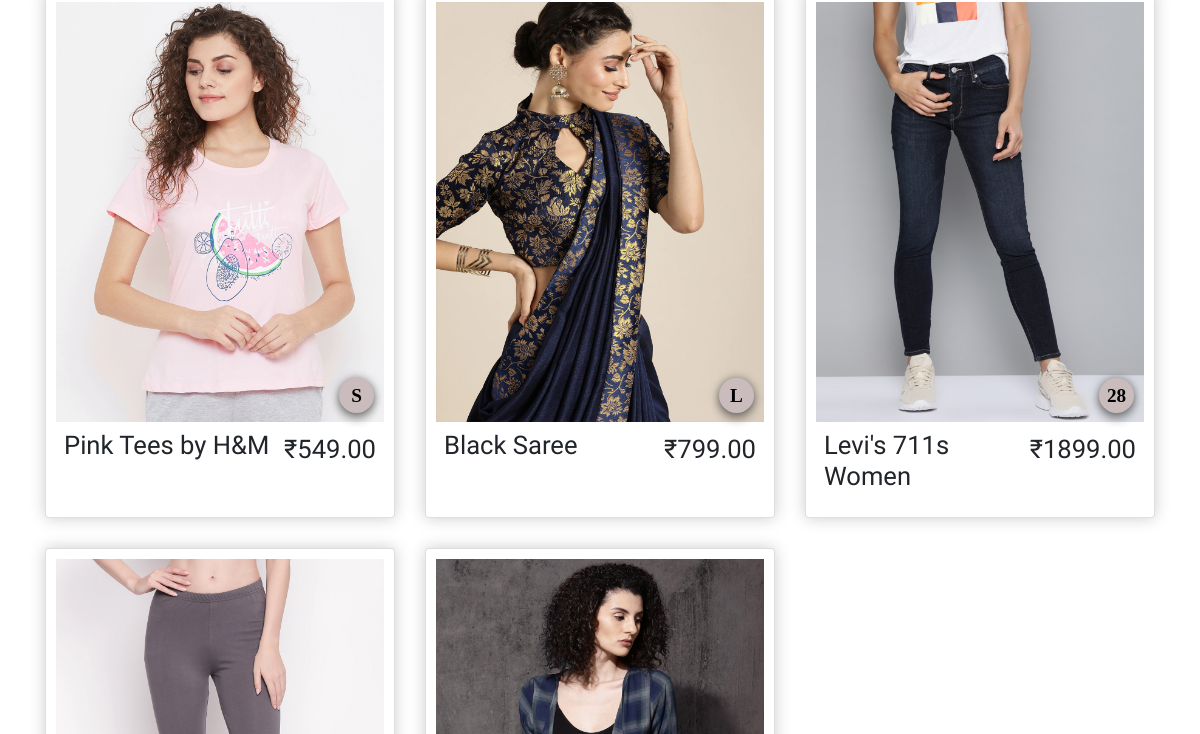
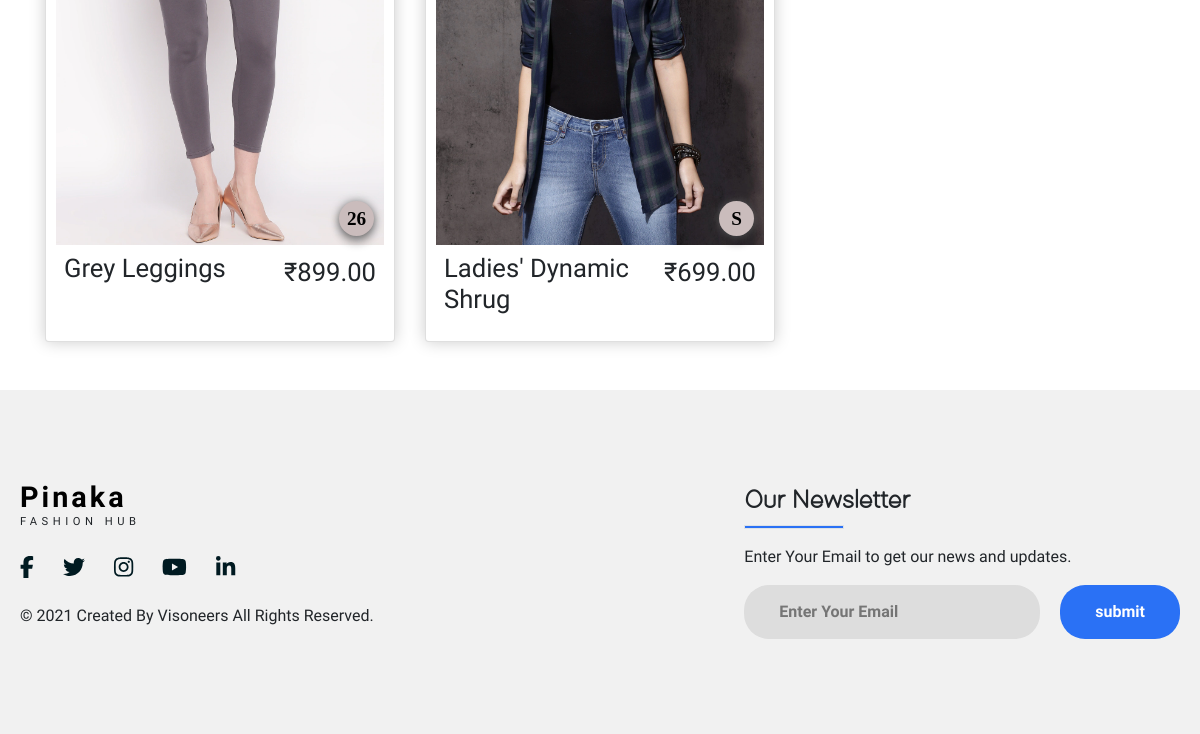
/category/?category=4 (lower part), run on an earlier commit of the app's database (2 pictures, top to bottom).
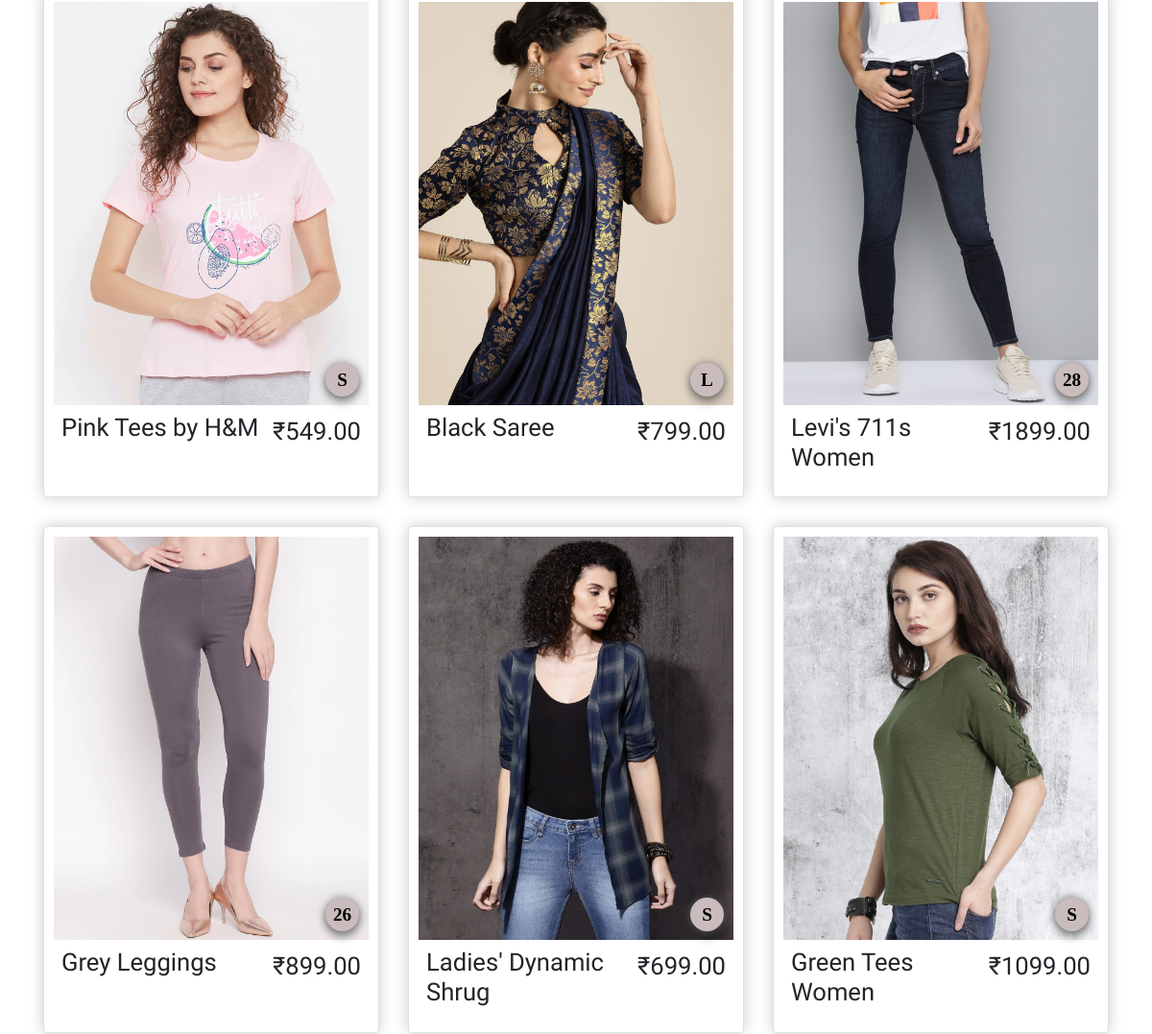
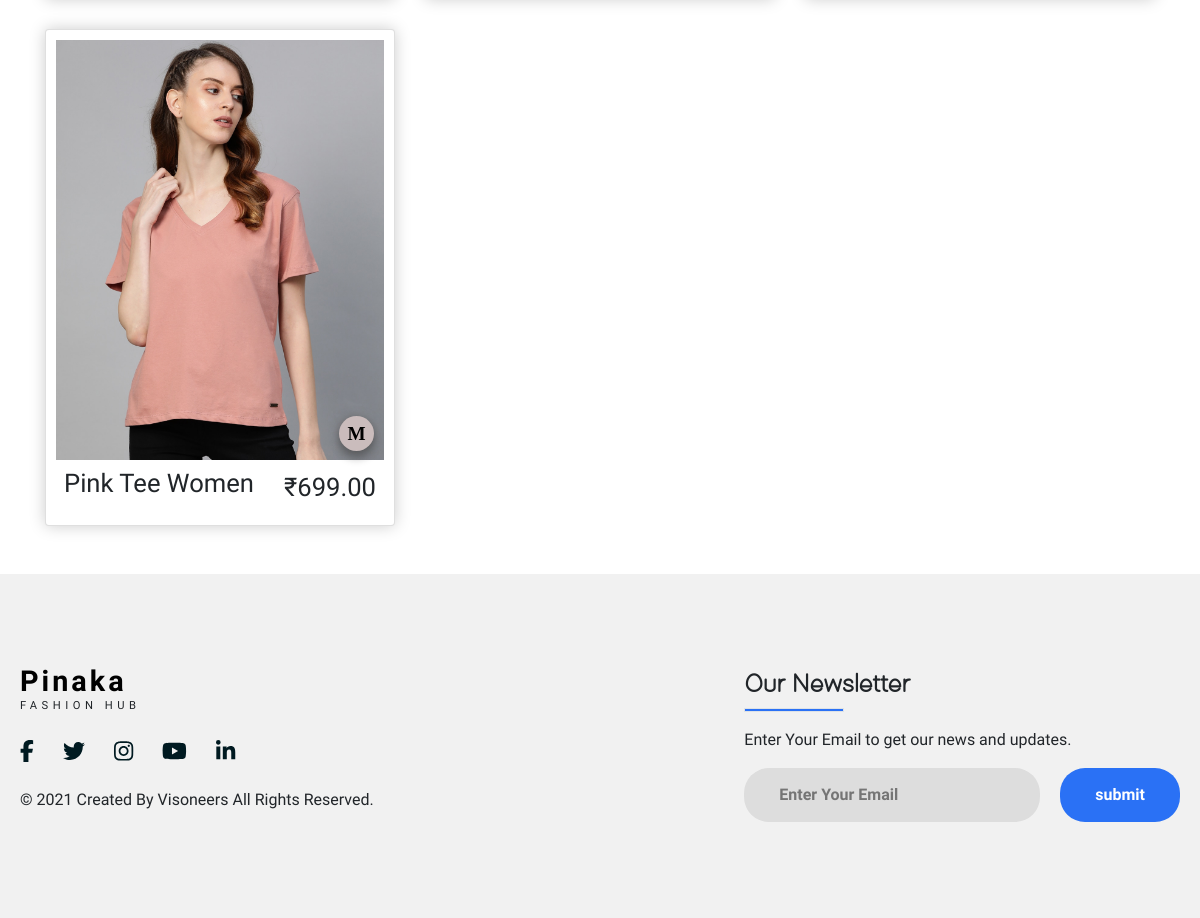
And on a later commit of the database (2 pictures, top to bottom).
### store/models.py (models this page shows, shortened)
class Product(models.Model):
    name=models.CharField(max_length=200,null=True)
    category=models.ForeignKey(Categorie,on_delete=models.SET_NULL,blank=True,null=True)
    price=models.FloatField()
    brand=models.ForeignKey(brand,on_delete=models.CASCADE)
    size=models.ForeignKey(size,on_delete=models.CASCADE)
    color=models.ForeignKey(color,on_delete=models.CASCADE)
    digital=models.BooleanField(default=False,null=True,blank=False)
    image=models.ImageField(null=True,blank=True)
    @property
    def imageURL(self):
        try:
            url=self.image.url #chk
        except:
            url=' '
        return url

class size(models.Model):
    title=models.CharField(max_length=10)
    def __str__(self):
        return (self.title)

### store/views.py (the view)
# urls.py: path('category/',views.category),
def category(request):
    categoryId = request.GET.get('category')
    print(request.GET)
    if categoryId is not None:
        products = Product.objects.filter(category = categoryId)
    else:
        products = Product.objects.all()
    if request.user.is_authenticated:
        customer=request.user.customer
        order,created=Order.objects.get_or_create(customer=customer,complete=False)
        items=order.orderitem_set.all()
        cartItems=order.get_cart_items
    else:
        items=[]
        order={'get_cart_total':0,'get_cart_items':0,'shipping':False}
        cartItems=order['get_cart_items']
    context={'products':products,'cartItems':cartItems}
    return render(request,'store/category.html',context)

### store/templates/store/category.html (shortened to what this page needs)
{% extends 'store/main.html' %}
{% load static %}
{% block content %}
<div class="container">
    <br><br>
    <div class="product">
        {% for product in products %}
        <div class="box-element card">
            <div class="img">
                <img src="{{product.imageURL}}" alt="Network Problem">
            <h3 class="size">{{product.size}}</h3>
        </div>
            <div class="content">
                <h1>{{product.name}}</h1>
                <span class="price">₹{{product.price|floatformat:2}}</span>
            </div>
        </div>
        {% endfor %}
    </div>
</div>
{% endblock content %}

What changed in the data, as far as the page shows it:
added Product: imageURL (picture), size "S", name "Green Tees Women", price "1099.00"
added Product: imageURL (picture), size "M", name "Pink Tee Women", price "699.00"
